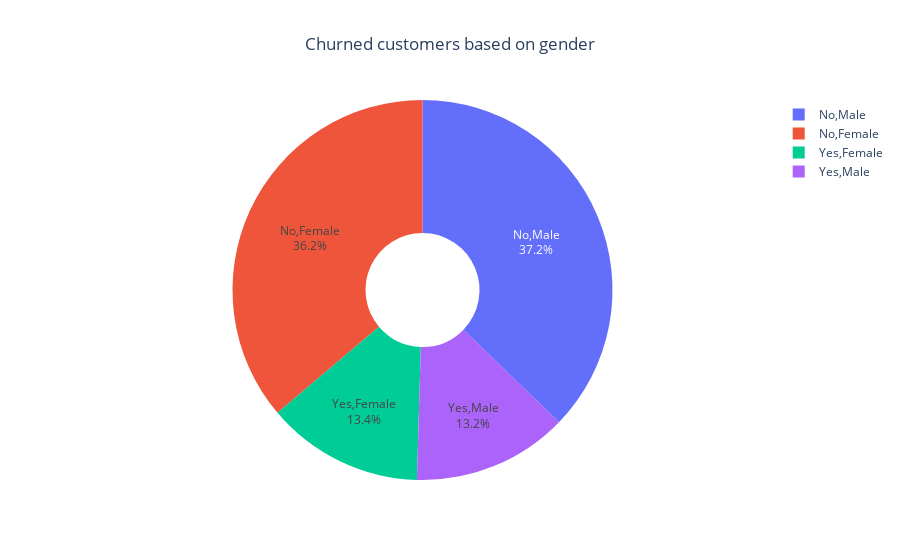

Notebook code cell kept with this figure:
### Code cell
# Further distinguish churned customers from gender

grouped = df.groupby(['Churn'])['gender'].value_counts()
labels = grouped.index.unique()
target = grouped

# Use `hole` to create a donut-like pie chart
fig = go.Figure(data=[go.Pie(labels=labels , values=target,  textinfo='label+percent', hole=.3)])

fig.update_layout(title_text = 'Churned customers based on gender', title_x = 0.5)

fig.show()

### Figure 1 — Plotly figure (JSON) as saved in the notebook; plotly's stock layout.template omitted (floating-point values rounded to 4 significant figures)
{"data": [{"hole": 0.3, "labels": [["No", "Male"], ["No", "Female"], ["Yes", "Female"], ["Yes", "Male"]], "textinfo": "label+percent", "type": "pie", "values": [2619, 2544, 939, 930]}], "layout": {"autosize": true, "title": {"text": "Churned customers based on gender", "x": 0.5}}}
